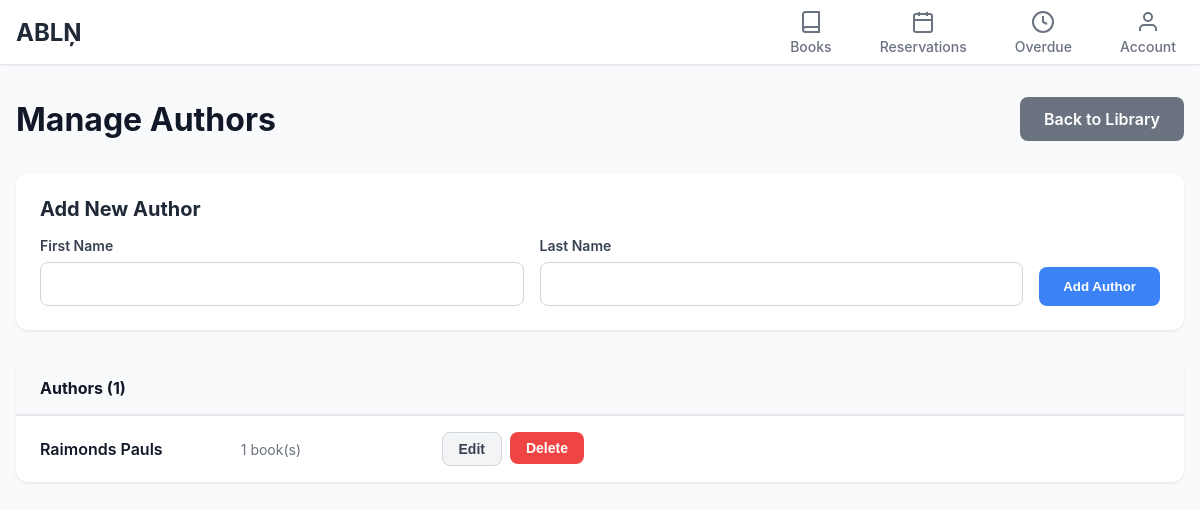
Page /manage-authors/ (signed in) on the committed database.
### Books/models.py (models this page shows)
class Author(models.Model):
    AuthorID = models.AutoField(primary_key=True)
    FirstName = models.CharField(max_length=100)
    LastName = models.CharField(max_length=100)

### Books/views.py (the view, shortened to what this page needs)
# urls.py: path('manage-authors/', views.manage_authors, name='manage_authors'),
@admin_required
def manage_authors(request):
    authors = Author.objects.all().order_by('LastName', 'FirstName')
    context = {'authors': authors}
    return render(request, 'manage_authors.html', context)

### Account/context_processors.py (called while the page is built)
def user_context(request):
    context = {
        'is_admin': False,
    }
    user_id = request.session.get('user_id')
    if user_id:
        try:
            account = Account.objects.get(UserID=user_id)
            context['is_admin'] = account.Role.RoleID == 2 if account.Role else False
        except Account.DoesNotExist:
            pass
    return context

### Books/templates/manage_authors.html (shortened to what this page needs)
{% load static %}
{% load compress %}
<!DOCTYPE html>
<html lang="en">
<head>
    <link rel="stylesheet" href="{% static 'Books/css/manage.css' %}">
</head>
<body>
    {% include 'navbar.html' %}
    <div class="container">
        <div class="page-header">
            <h1 class="page-title">Manage Authors</h1>
            <a href="{% url 'home' %}" class="back-btn">Back to Library</a>
        </div>
        <div class="add-section">
            <h2 class="add-title">Add New Author</h2>
            <form method="POST" action="{% url 'manage_authors' %}">
                <div class="form-grid">
                    <div class="form-group">
                        <label class="form-label">First Name</label>
                        <input type="text" name="first_name" class="form-input" required>
                    </div>
                    <div class="form-group">
                        <label class="form-label">Last Name</label>
                        <input type="text" name="last_name" class="form-input" required>
                    </div>
                    <button type="submit" class="btn btn-primary">Add Author</button>
                </div>
            </form>
        </div>
        <div class="authors-list">
            <div class="list-header">
                Authors ({{ authors.count }})
            </div>
            {% for author in authors %}
            <div class="author-item" id="author-{{ author.AuthorID }}">
                <div class="author-info" id="info-{{ author.AuthorID }}">
                    <span class="author-name">{{ author.FirstName }} {{ author.LastName }}</span>
                    <span class="author-books">{{ author.book_set.count }} book(s)</span>
                    <div class="author-actions">
                        <button class="btn btn-secondary" onclick="showEditForm({{ author.AuthorID }})">Edit</button>
                        <form method="POST" action="{% url 'manage_authors' %}" style="display: inline;" onsubmit="return confirm('Are you sure you want to delete this author? This will fail if they have books.');">
                            <button type="submit" class="btn btn-danger">Delete</button>
                        </form>
                    </div>
                </div>
            </div>
            {% empty %}
            <div class="author-item">
                <span class="author-name">No authors yet. Add one above!</span>
            </div>
            {% endfor %}
        </div>
    </div>
</body>
</html>

### Books/static/Books/css/manage.css (style rules this page uses)
* { margin: 0; padding: 0; box-sizing: border-box; }
body { font-family: -apple-system, BlinkMacSystemFont, 'Segoe UI', Roboto, Oxygen, Ubuntu, Cantarell, sans-serif; background-color: #f9fafb; color: #1f2937; }
.container { max-width: 1200px; margin: 0 auto; padding: 2rem 1rem; }
.page-header { display: flex; justify-content: space-between; align-items: center; margin-bottom: 2rem; }
.page-title { font-size: 2rem; font-weight: 700; color: #111827; }
.back-btn { background-color: #6b7280; color: white; padding: 0.75rem 1.5rem; border-radius: 8px; text-decoration: none; font-weight: 600; transition: background-color 0.2s; }
.add-section { background-color: white; padding: 1.5rem; border-radius: 12px; box-shadow: 0 1px 3px rgba(0, 0, 0, 0.1); margin-bottom: 2rem; }
.add-title { font-size: 1.25rem; font-weight: 700; margin-bottom: 1rem; }
.form-grid { display: grid; grid-template-columns: 1fr 1fr auto; gap: 1rem; align-items: end; }
.form-group { display: flex; flex-direction: column; gap: 0.5rem; }
.form-label { font-size: 0.875rem; font-weight: 600; color: #374151; }
.form-input { padding: 0.75rem 1rem; border: 1px solid #d1d5db; border-radius: 8px; font-size: 1rem; }
.btn { padding: 0.75rem 1.5rem; border-radius: 8px; font-weight: 600; border: none; cursor: pointer; transition: background-color 0.2s; text-decoration: none; display: inline-block; }
.btn-primary { background-color: #3b82f6; color: white; }
.btn-secondary { background-color: #f3f4f6; color: #374151; border: 1px solid #d1d5db; padding: 0.5rem 1rem; font-size: 0.875rem; }
.btn-danger { background-color: #ef4444; color: white; padding: 0.5rem 1rem; font-size: 0.875rem; }
.authors-list, .genres-list { background-color: white; border-radius: 12px; box-shadow: 0 1px 3px rgba(0, 0, 0, 0.1); overflow: hidden; }
.list-header { padding: 1rem 1.5rem; background-color: #f9fafb; border-bottom: 2px solid #e5e7eb; font-weight: 700; color: #111827; }
.author-item, .genre-item { padding: 1rem 1.5rem; border-bottom: 1px solid #e5e7eb; display: grid; grid-template-columns: 1fr 1fr auto; gap: 1rem; align-items: center; }
.author-item:last-child, .genre-item:last-child { border-bottom: none; }
.author-name, .genre-name { font-weight: 600; color: #111827; }
.author-books, .genre-books { color: #6b7280; font-size: 0.875rem; }
.author-actions, .genre-actions { display: flex; gap: 0.5rem; }
.author-info, .genre-info { display: grid; grid-template-columns: 1fr 1fr auto; gap: 1rem; align-items: center; }

### rows in the picture
Author: FirstName "Raimonds", LastName "Pauls", book_set.count "1"

### other values in the picture
{{ authors.count }} "1"
